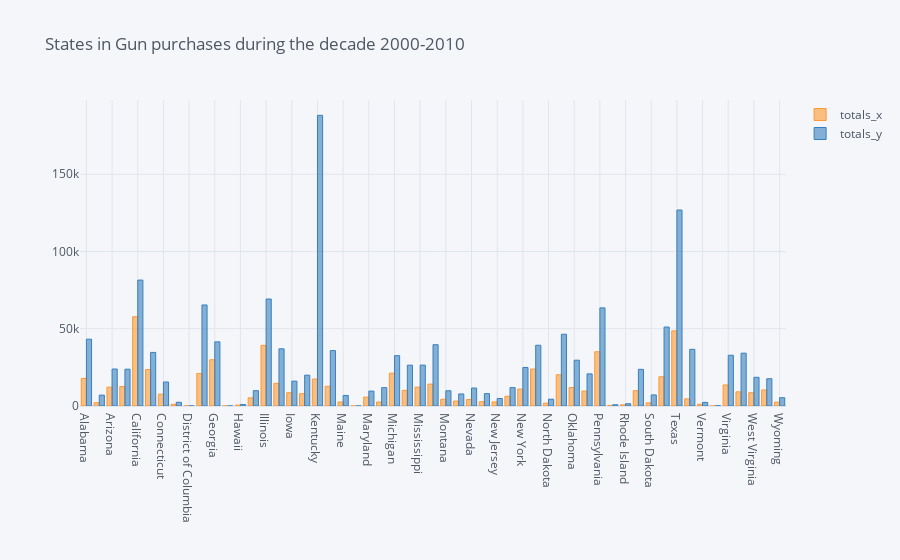

Source (notebook cell):
### Code cell
states_2000_2010.iplot(x='state',y=['totals_x','totals_y'],
                       kind='bar',title='States in Gun purchases during the decade 2000-2010')

### Figure 1 — Plotly figure (JSON) as saved in the notebook; plotly's stock layout.template omitted (floating-point values rounded to 4 significant figures)
{"data": [{"marker": {"color": "rgba(255, 153, 51, 0.6)", "line": {"color": "rgba(255, 153, 51, 1.0)", "width": 1}}, "name": "totals_x", "orientation": "v", "text": "", "type": "bar", "x": ["Alabama", "Alaska", "Arizona", "Arkansas", "California", "Colorado", "Connecticut", "Delaware", "District of Columbia", "Florida", "Georgia", "Guam", "Hawaii", "Idaho", "Illinois", "Indiana", "Iowa", "Kansas", "Kentucky", "Louisiana", "Maine", "Mariana Islands", "Maryland", "Massachusetts", "Michigan", "Minnesota", "Mississippi", "Missouri", "Montana", "Nebraska", "Nevada", "New Hampshire", "New Jersey", "New Mexico", "New York", "North Carolina", "North Dakota", "Ohio", "Oklahoma", "Oregon", "Pennsylvania", "Puerto Rico", "Rhode Island", "South Carolina", "South Dakota", "Tennessee", "Texas", "Utah", "Vermont", "Virgin Islands", "Virginia", "Washington", "West Virginia", "Wisconsin", "Wyoming"], "y": [17860, 2149, 12192, 12592, 57800, 23614, 7661, 1057, 4, 21069, 29933, 23, 576, 5284, 39273, 14663, 8619, 7987, 17459, 12767, 2606, 0, 5758, 2578, 21227, 10104, 12200, 14172, 4407, 3196, 4238, 2753, 2614, 6299, 10957, 23910, 1834, 20200, 11957, 9658, 35120, 247, 774, 9905, 1997, 18928, 48626, 4611, 1123, 0, 13636, 9171, 8589, 10368, 2508]}, {"marker": {"color": "rgba(55, 128, 191, 0.6)", "line": {"color": "rgba(55, 128, 191, 1.0)", "width": 1}}, "name": "totals_y", "orientation": "v", "text": "", "type": "bar", "x": ["Alabama", "Alaska", "Arizona", "Arkansas", "California", "Colorado", "Connecticut", "Delaware", "District of Columbia", "Florida", "Georgia", "Guam", "Hawaii", "Idaho", "Illinois", "Indiana", "Iowa", "Kansas", "Kentucky", "Louisiana", "Maine", "Mariana Islands", "Maryland", "Massachusetts", "Michigan", "Minnesota", "Mississippi", "Missouri", "Montana", "Nebraska", "Nevada", "New Hampshire", "New Jersey", "New Mexico", "New York", "North Carolina", "North Dakota", "Ohio", "Oklahoma", "Oregon", "Pennsylvania", "Puerto Rico", "Rhode Island", "South Carolina", "South Dakota", "Tennessee", "Texas", "Utah", "Vermont", "Virgin Islands", "Virginia", "Washington", "West Virginia", "Wisconsin", "Wyoming"], "y": [43266, 7036, 23942, 23821, 81522, 34693, 15546, 2410, 27, 65408, 41531, 48, 934, 9918, 69260, 37028, 16089, 19964, 188188, 35873, 6833, 0, 9646, 11887, 32584, 26439, 26488, 39676, 9871, 7793, 11649, 8022, 4848, 11905, 24956, 39333, 4425, 46461, 29658, 20795, 63510, 807, 1456, 23732, 7178, 51102, 126861, 36690, 2344, 132, 32861, 34198, 18577, 17665, 5379]}], "layout": {"legend": {"bgcolor": "#F5F6F9", "font": {"color": "#4D5663"}}, "paper_bgcolor": "#F5F6F9", "plot_bgcolor": "#F5F6F9", "title": {"font": {"color": "#4D5663"}, "text": "States in Gun purchases during the decade 2000-2010"}, "xaxis": {"gridcolor": "#E1E5ED", "showgrid": true, "tickfont": {"color": "#4D5663"}, "title": {"font": {"color": "#4D5663"}, "text": ""}, "zerolinecolor": "#E1E5ED"}, "yaxis": {"gridcolor": "#E1E5ED", "showgrid": true, "tickfont": {"color": "#4D5663"}, "title": {"font": {"color": "#4D5663"}, "text": ""}, "zerolinecolor": "#E1E5ED"}}}
